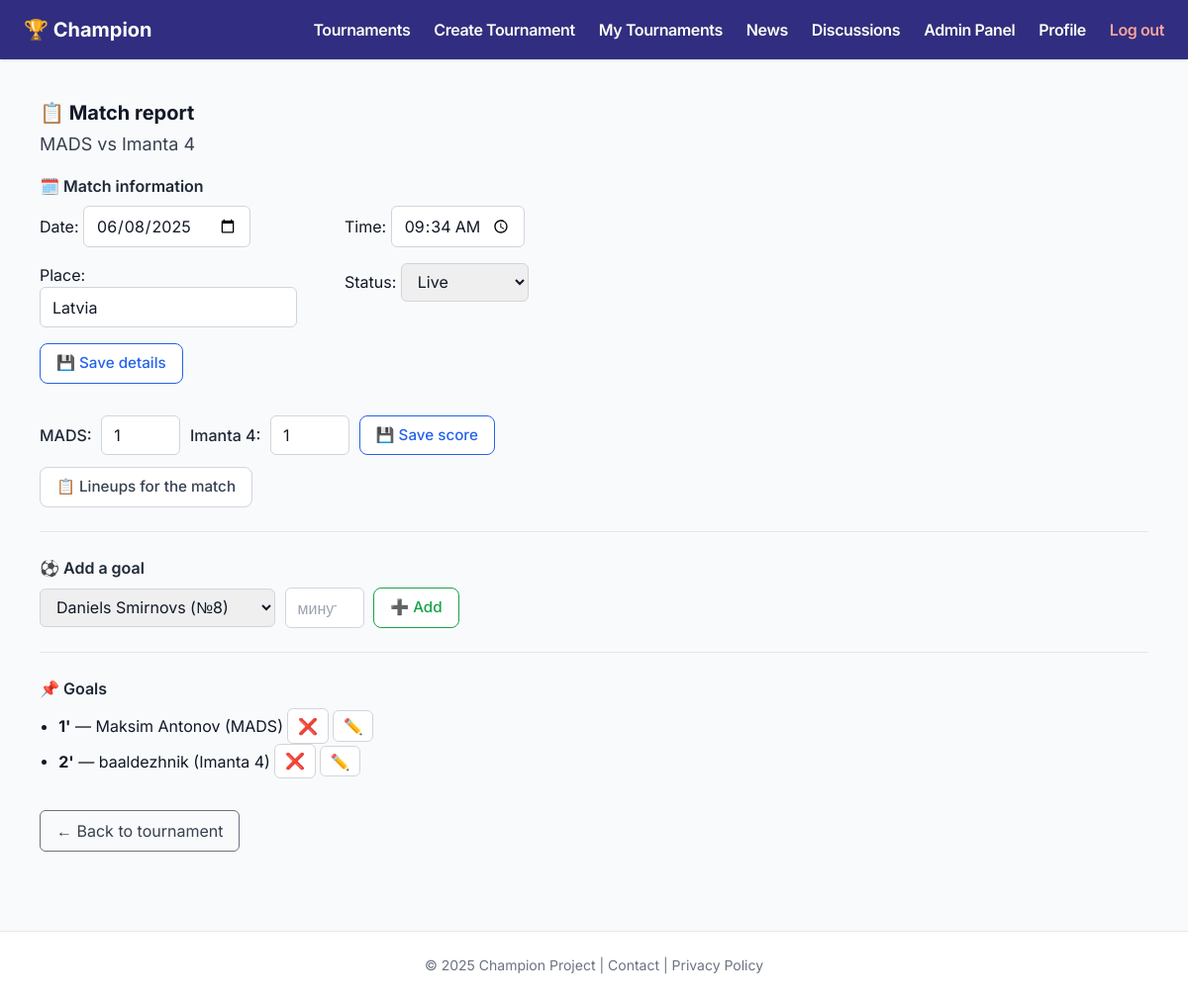
/match/15 (signed in), run on the app's committed database.
### app/models.py (models this page shows, shortened)
class Team(db.Model):
    id = db.Column(db.Integer, primary_key=True)
    name = db.Column(db.String(100), nullable=False)
    tournament_id = db.Column(db.Integer, db.ForeignKey('tournament.id', ondelete='CASCADE', name='fk_team_tournament'), nullable=False)
    players = db.relationship('Player', backref='team', cascade='all, delete-orphan', passive_deletes=True)
    home_matches = db.relationship('Match', foreign_keys='Match.team1_id', backref='team1_alias', cascade='all, delete-orphan', passive_deletes=True)
    away_matches = db.relationship('Match', foreign_keys='Match.team2_id', backref='team2_alias', cascade='all, delete-orphan', passive_deletes=True)

class Match(db.Model):
    id = db.Column(db.Integer, primary_key=True)
    tournament_id = db.Column(db.Integer, db.ForeignKey('tournament.id', ondelete='CASCADE'), nullable=False)
    team1_id = db.Column(db.Integer, db.ForeignKey('team.id', ondelete='CASCADE'), nullable=False)
    team2_id = db.Column(db.Integer, db.ForeignKey('team.id', ondelete='CASCADE'), nullable=False)
    date = db.Column(db.Date, nullable=True)
    time = db.Column(db.Time, nullable=True)
    location = db.Column(db.String(100), nullable=True)
    score1 = db.Column(db.Integer)
    score2 = db.Column(db.Integer)
    status = db.Column(db.String(20), default='scheduled')
    goals = db.relationship('Goal', backref='match', cascade='all, delete-orphan')
    lineup = db.relationship('Lineup', backref='match', cascade='all, delete-orphan')
    team1 = db.relationship('Team', foreign_keys=[team1_id])
    team2 = db.relationship('Team', foreign_keys=[team2_id])

class Goal(db.Model):
    id = db.Column(db.Integer, primary_key=True)
    match_id = db.Column(db.Integer, db.ForeignKey('match.id', ondelete='CASCADE', name='fk_goal_match'), nullable=False)
    team_id = db.Column(db.Integer, db.ForeignKey('team.id', ondelete='CASCADE', name='fk_goal_team'), nullable=False)
    player_id = db.Column(db.Integer, db.ForeignKey('player.id', ondelete='SET NULL', name='fk_goal_player'))
    scorer = db.Column(db.String(100), nullable=False)
    minute = db.Column(db.Integer, nullable=False)
    player = db.relationship('Player')
    team = db.relationship('Team')

### app/routes.py (the view, shortened to what this page needs)
@app.route('/match/<int:match_id>', methods=['GET', 'POST'])
def match_protocol(match_id):
    match = Match.query.get_or_404(match_id)
    lineup_team1 = Lineup.query.options(joinedload(Lineup.player)).filter_by(
        match_id=match.id, team_id=match.team1_id).all()
    lineup_team2 = Lineup.query.options(joinedload(Lineup.player)).filter_by(
        match_id=match.id, team_id=match.team2_id).all()
    return render_template('match.html',
                           match=match,
                           lineup_team1=lineup_team1,
                           lineup_team2=lineup_team2)

### app/__init__.py (called while the page is built)
@app.context_processor
def inject_translations():
    return dict(_=_)

@login_manager.user_loader
def load_user(user_id):
    return User.query.get(int(user_id))

### app/templates/match.html (shortened to what this page needs)
{% extends "base.html" %}
{% block content %}
<div class="card">
  <h1 class="text-xl font-bold mb-1">📋 Match report</h1>
  <h2 class="text-lg text-gray-700 mb-4">{{ match.team1.name }} vs {{ match.team2.name }}</h2>
  <h3 class="font-semibold text-gray-800 mb-2">🗓️ Match information</h3>
  <form method="POST" style="display: grid; grid-template-columns: 1fr 1fr; gap: 1rem; max-width: 600px;">
    <div>
      <label>Date:</label>
      <input type="date" name="date" value="{{ match.date.strftime('%Y-%m-%d') if match.date }}" required class="input-text">
    </div>
    <div>
      <label>Time:</label>
      <input type="time" name="time" value="{{ match.time.strftime('%H:%M') if match.time }}" required class="input-text">
    </div>
    <div>
      <label>Place:</label>
      <input type="text" name="location" value="{{ match.location or '' }}" placeholder="Стадион, адрес..." class="input-text">
    </div>
    <div>
      <label>Status:</label>
      <select name="status" class="input-text">
        <option value="live" {% if match.status == 'live' %}selected{% endif %}>Live</option>
      </select>
    </div>
    <div style="grid-column: span 2;">
      <button type="submit" name="save_match_info" class="btn btn-blue">💾 Save details</button>
    </div>
  </form>
  <form method="post" class="form-inline" style="margin-top: 2rem;">
    <label class="font-medium text-gray-800">{{ match.team1.name }}:</label>
    <input type="number" name="score1" value="{{ match.score1 or 0 }}" min="0" class="input-text-small">
    <label class="font-medium text-gray-800">{{ match.team2.name }}:</label>
    <input type="number" name="score2" value="{{ match.score2 or 0 }}" min="0" class="input-text-small">
    <button type="submit" name="save_score" class="btn btn-blue">💾 Save score</button>
  </form>
  <div class="mt-3">
    <a href="{{ url_for('match_lineup', match_id=match.id) }}" class="btn btn-grey">📋 Lineups for the match</a>
  </div>
  <hr class="my-6">
  <h3 class="font-semibold text-gray-800 mb-2">⚽ Add a goal</h3>
  <form method="post" class="form-inline">
    <select name="scorer" required class="input-text">
      <optgroup label="{{ match.team1.name }}">
        {% for entry in lineup_team1 %}
        <option value="{{ entry.player.id }}">{{ entry.player.name }} (№{{ entry.player.number }})</option>
        {% endfor %}
      </optgroup>
    </select>
    <input type="number" name="minute" placeholder="минута" min="1" max="120" required class="input-text-small">
    <button type="submit" name="add_goal" class="btn btn-green">➕ Add</button>
  </form>
  <hr class="my-6">
  <h3 class="font-semibold text-gray-800 mb-2">📌 Goals</h3>
  {% if match.goals %}
  <ul class="players-list">
    {% for goal in match.goals %}
    <li>
      <strong>{{ goal.minute }}'</strong> — {{ goal.scorer }} ({{ goal.team.name }})
      <form method="POST" action="{{ url_for('delete_goal', goal_id=goal.id) }}" style="display:inline;">
        <button type="submit" class="btn-icon danger" title="Удалить">&#10060;</button>
      </form>
      <a href="{{ url_for('edit_goal', goal_id=goal.id) }}" class="btn-icon" title="Редактировать">✏️</a>
    </li>
    {% endfor %}
  </ul>
  {% else %}
  <p class="text-gray-500 italic">⚠️ No goals yet</p>
  {% endif %}
  <div class="mt-8">
    <a href="{{ url_for('tournament_page', tournament_id=match.tournament.id) }}"
       class="inline-block border border-gray-500 text-gray-700 hover:bg-gray-100 px-4 py-2 rounded-md transition">
      ← Back to tournament
    </a>
  </div>
</div>
{% endblock %}

### app/templates/base.html (style rules this page uses)
body { font-family: 'Inter', sans-serif; -webkit-font-smoothing: antialiased; -moz-osx-font-smoothing: grayscale; }

### app/templates/match.html (style rules this page uses)
.btn { display: inline-flex; align-items: center; gap: 0.4rem; padding: 0.5rem 1rem; font-size: 0.95rem; font-weight: 500; border-radius: 8px; border: 1px solid transparent; text-decoration: none; transition: all 0.2s ease; cursor: pointer; }
.btn-blue { background: white; color: #2563eb; border-color: #2563eb; }
.btn-green { background: white; color: #16a34a; border: 1px solid #16a34a; }
.btn-grey { background: white; color: #374151; border: 1px solid #d1d5db; }
.btn-icon { padding: 0.3rem 0.6rem; font-size: 1rem; border-radius: 6px; border: 1px solid #d1d5db; background-color: white; color: #374151; transition: all 0.2s ease; }
.form-inline { display: flex; flex-wrap: wrap; align-items: center; gap: 0.6rem; }
.input-text, .input-text-small { padding: 0.45rem 0.75rem; border-radius: 6px; border: 1px solid #d1d5db; }
.input-text-small { width: 80px; }
.players-list { padding-left: 1.2rem; list-style: disc; }

### data on the page
Team: team1.name "MADS"
Team: team2.name "Imanta 4"
Match: date "06/08/2025", time "09:34", location "Latvia", status "Live", score1 "1", score2 "1"
Goal: minute "1", scorer "Maksim Antonov", team.name "MADS"
Goal: minute "2", scorer "baaldezhnik", team.name "Imanta 4"

### other printed values
form field scorer "Daniels Smirnovs (№8)"
